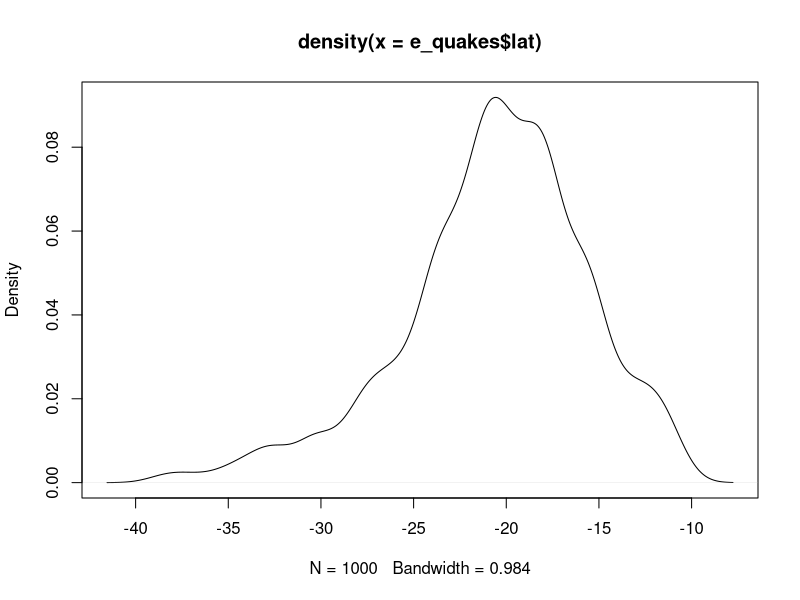
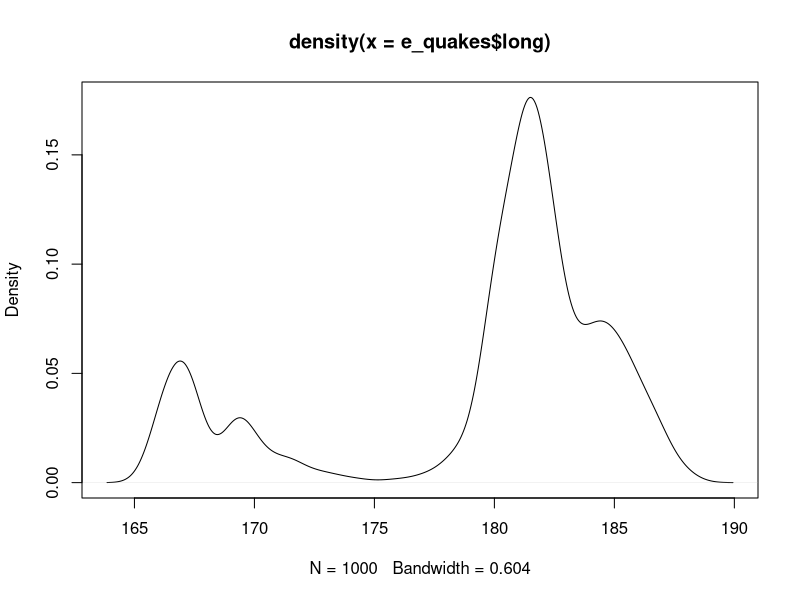
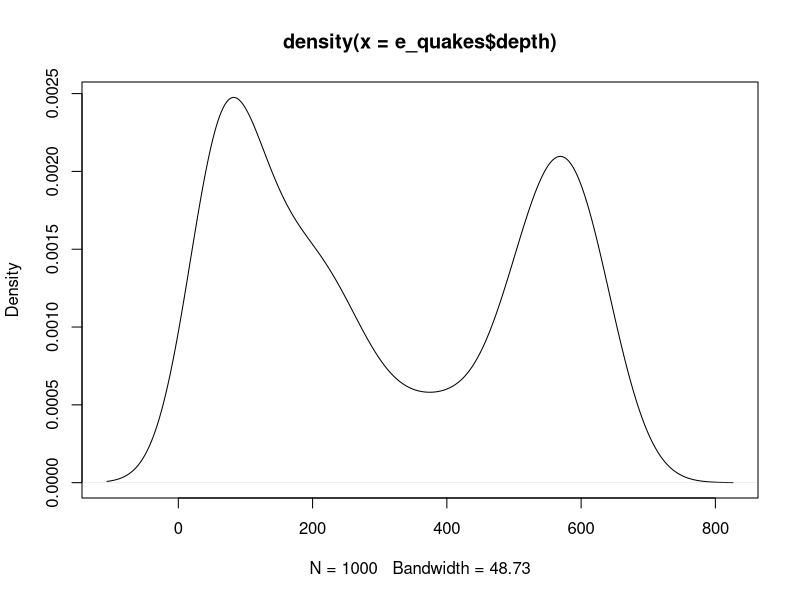
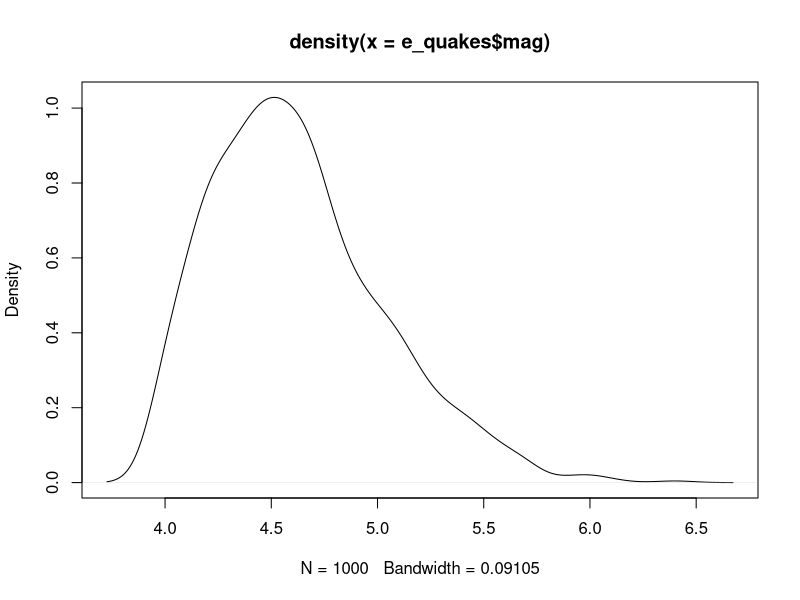
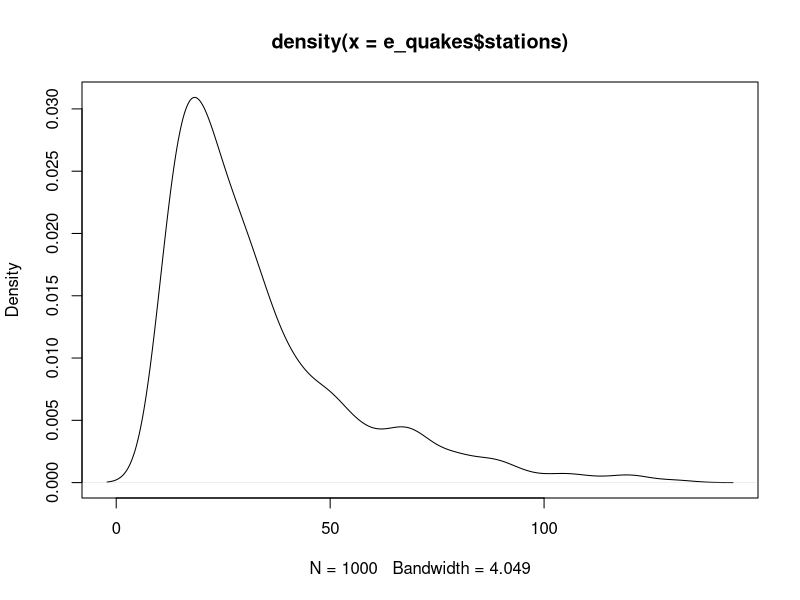
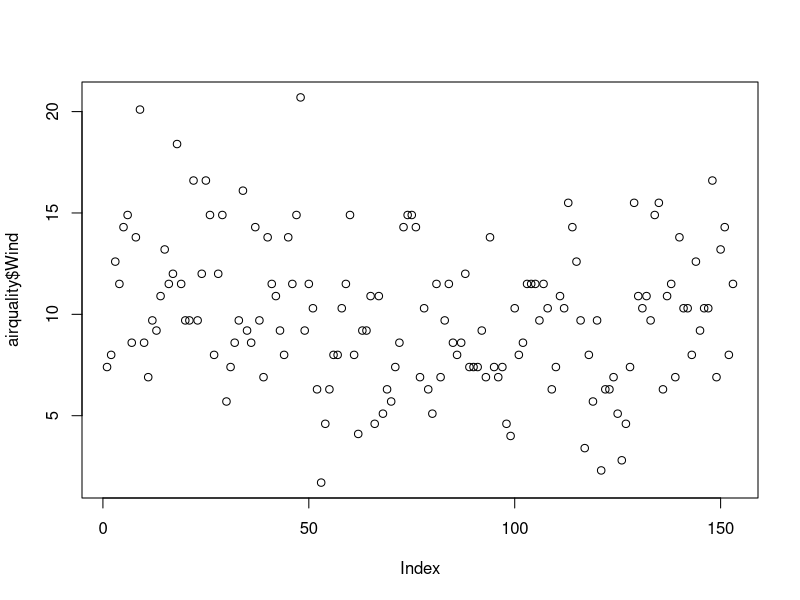
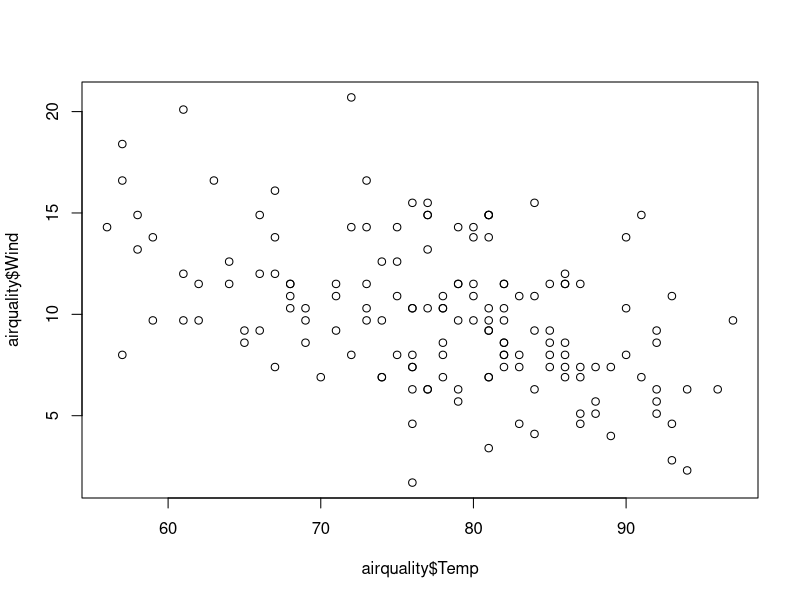
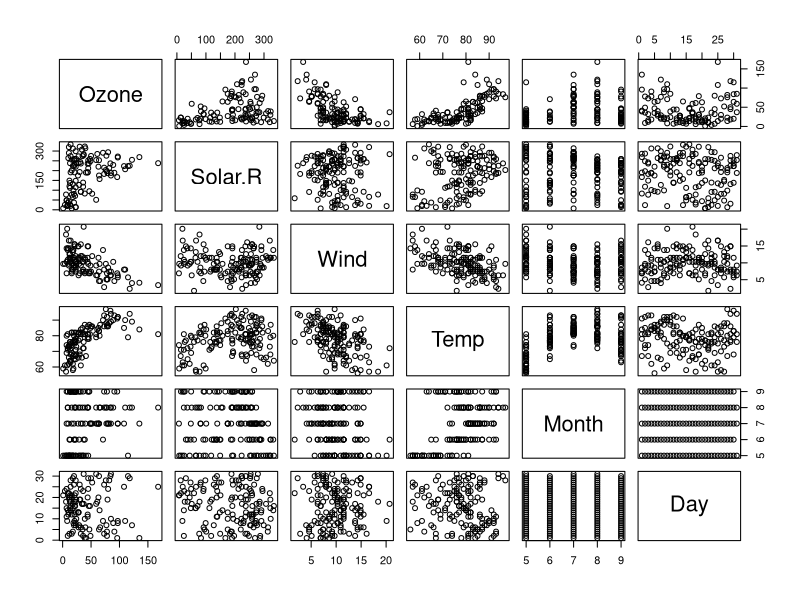

Generate these figures, in order, with R:
#Assigning numeric and string values to var

var<- c (1,2,3,"Ameya")

# Storing values in x and y 

x <- c (2,4,6,8,10)

y <- c (1,3,5,7,9)

#Arithmetic
x+y
x-y
x*y
x/y
x%%y
y%%x

#Accessing a specific value for x and y 

x [2]
x [5]
y [2]
y [1]

#For excluding the 5th variable from x
x [-5]

#exponential values of x
exp(x)

#Squareroots of x

sqrt(x)


#df - stands for data frame
#We can rename this as anything. I have named it as df just for better understanding.


df <- data.frame(x = 1:3, y = c("a", "b","c"))

df

#Slicing the dataframe
#Extracting the value from the 1st row and the 1st column
df[1,1]

#Extracting the first row and all the columns
df[1,]

#Alternative way to extract the first row is to specify all the column headers and express them as Atomin vectors [c('x','y')]

df[1,c('x','y')]

#Extracting the element of row 1 and col 1 and row 3 and col 1

df[c(1,3),'x']

#Extracting the element of row 1 and col 2 and row3 and col 2

df[c(1,3),'y']

#Extracting the elements of all rows and col 1

df[,'x']

#Alternatively

df[c(1,2,3),'x']

#Extracting the elements of all rows and col 2

df[,'y']

#Alternatively

df[c(1,2,3),'y']

#Extracting 1 a 3 c 

df[c(1,3),]

#Alternatively

df[c(1,3),c('x','y')]


#Repeat 1 10 times

rep(1,10)

#Dataframe example

am <- data.frame(height=c(150,180,200,210), weight=c(67,70,75,76))

am

am[c(3,4),c(1,2)]

am[3,2]

am[4,]
#Fourth row and columns 1 to 2
am[4,1:2]

#Extracting 1st and 3rd element from column name height

am[c(1,3),'height']

#For accessing all elements of col height
am$height

#For accessing all elements of col weight
am$weight


##Home work
e_quakes<-datasets::quakes

e_quakes


#Calculating variance 

var(e_quakes)


#Calculating skewness

library(e1071)

#Latitude is a left skewed distribution.Value is less than 0. Values tend to be concentrated on the right. Higher values are more frequent than the lower values.
skewness(e_quakes$lat)

#Longitude is a left skewed distribution
skewness(e_quakes$long)

#Depth is a right skewed distribution
skewness(e_quakes$depth)

#Magnitude is a right skewed distribution.Value is greater than 0. Values tend to be concentrated on the left. Lower values are more frequent than the higher values. 
skewness(e_quakes$mag)

#Stations is a right skewed distribution
skewness(e_quakes$stations)


#Calculating kurtosis

kurtosis(e_quakes$lat)
kurtosis(e_quakes$long)
kurtosis(e_quakes$depth)
kurtosis(e_quakes$mag)
kurtosis(e_quakes$stations)

#Density plot

plot(density(e_quakes$lat))

plot(density(e_quakes$long))

plot(density(e_quakes$depth))

plot(density(e_quakes$mag))

plot(density(e_quakes$stations))


#Working on airquality dataset

#airquality = read.csv('path/airquality.csv',header=TRUE, sep=",")
airquality <- datasets::airquality
####Top 10 rows and last 10 rows
head(airquality,10)
tail(airquality,10)
######Columns
airquality[,c(1,2)]

df<-airquality[,-6]

summary(airquality[,1])

airquality$Wind

summary(airquality$Wind)

###########Summary of the data#########

summary(airquality)
summary(airquality$Wind) 

#####################
plot(airquality$Wind)
plot(airquality$Temp,airquality$Wind,type="p")
plot(airquality)
# points and lines 
plot(airquality$Wind, type= "l") # p: points, l: lines,b: both
plot(airquality$Wind, xlab = 'Ozone Concentration', 
     ylab = 'No of Instances', main = 'Ozone levels in NY city',
     col = 'blue')
# Horizontal bar plot
barplot(airquality$Ozone, main = 'Ozone Concenteration in air',
        ylab = 'ozone levels', col= 'blue',horiz = F,axes=T)
#Histogram
hist(airquality$Temp)
hist(airquality$Temp, 
     main = 'Solar Radiation values in air',
     xlab = 'Solar rad.', col='blue')

#Single box plot
boxplot(airquality$Wind,main="Boxplot")
boxplot.stats(airquality$Wind)$out



# Multiple box plots
boxplot(airquality[,1:4],main='Multiple')
#margin of the grid(mar), 
#no of rows and columns(mfrow), 
#whether a border is to be included(bty) 
#and position of the 
#labels(las: 1 for horizontal, las: 0 for vertical)
#bty - box around the plot
par(mfrow=c(3,3),mar=c(2,5,2,1),  las=0, bty="o")
plot(airquality$Ozone)
plot(airquality$Ozone, airquality$Wind)
plot(airquality$Ozone, type= "l")
plot(airquality$Ozone, type= "l")
plot(airquality$Ozone, type= "l")
barplot(airquality$Ozone, main = 'Ozone Concenteration in air',
        xlab = 'ozone levels', col='green',horiz = TRUE)
hist(airquality$Solar.R)
boxplot(airquality$Solar.R)
boxplot(airquality[,0:4], main='Multiple Box plots')


sd(airquality$Ozone,na.rm = T)











